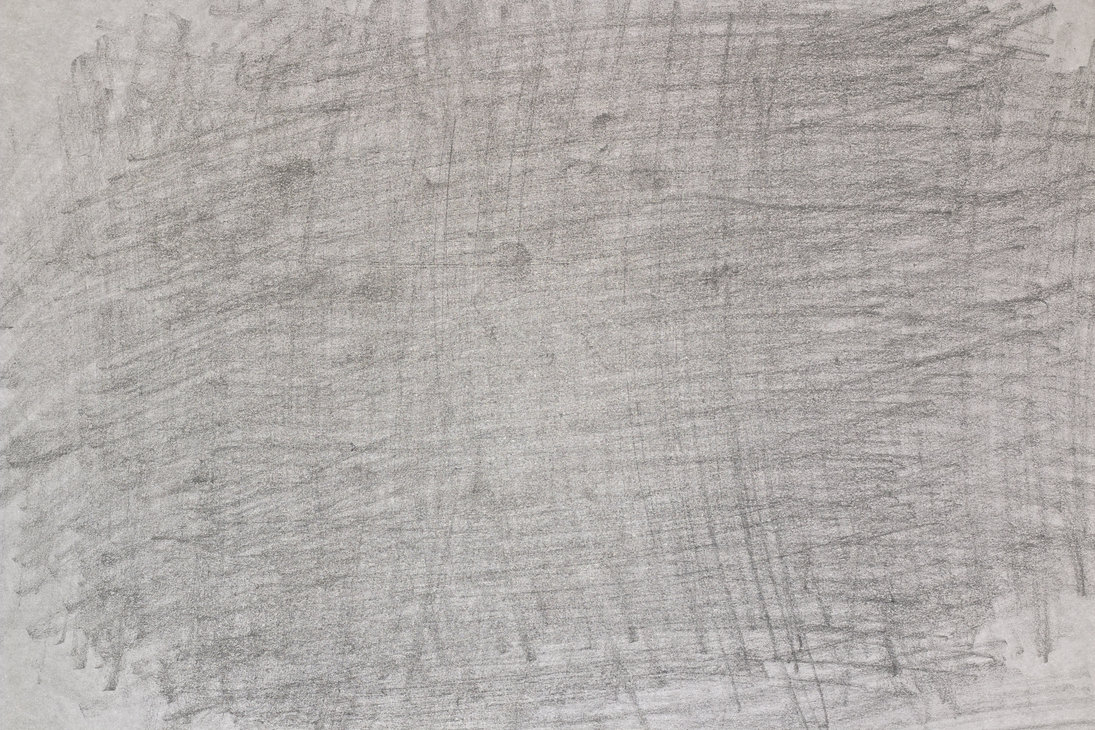
#> input picture traditional/pencils/pencil0.jpg, 1095 x 730 px; its folder holds only this picture in this run
$ python pencilTrans.py --input_path pencils/pencil0.jpg
#> lines starting #> are read from the running program, lines starting #| are printed output that depends on the picture
import os, sys
import cv2
import numpy as np
from scipy import ndimage
from scipy.sparse.linalg import cg
from skimage.transform import rotate
from scipy.sparse import spdiags, dia_matrix
import argparse

# [34 lines left out: function gen_pencil, not called in this run]

def gen_stroke(im, ks, width, dirNum, sks):

    ## Initialization
    H, W = im.shape

    ## Smoothing
    im = np.clip(im*255, 0, 255).astype(np.uint8)
    im = ndimage.median_filter(im, size=sks, mode='constant', cval=0)
    im = im.astype(float)/255.

    ## Image gradient
    imX = np.hstack([abs(im[:, :-1] - im[:, 1:]), np.zeros((H,1))])
    imY = np.vstack([abs(im[:-1, :] - im[1:, :]), np.zeros((1,W))])
    imEdge = imX + imY

    ## Convolution kernel with horizontal direction
    kerRef = np.zeros((ks*2+1, ks*2+1))
    kerRef[ks, :] = 1

    ## Classification
    response = np.zeros((H, W, dirNum))
    for n in range(dirNum):
        ker = rotate(kerRef, (n-1)*180/dirNum, order=1)
        response[:, :, n] = cv2.filter2D(imEdge, -1, ker)

    idx = response.argmax(axis=-1)
    #[~, index] = max(response, [], 3)

    ## Create the stroke
    C = np.zeros((H, W, dirNum))
    for n in range(dirNum):
        C[:, :, n] = imEdge * (idx == n)

    kerRef = np.zeros((ks*2+1, ks*2+1))
    kerRef[ks, :] = 1
    for n in range(width):
        if (ks - n) >= 0:
            kerRef[ks - n,:] = 1
        if (ks + n) <= (ks*2):
            kerRef[ks + n,:] = 1

    Spn = np.zeros((H, W, dirNum))
    for n in range(dirNum):
        ker = rotate(kerRef, (n-1)*180/dirNum, order=1)
        Spn[:, :, n] = cv2.filter2D(C[:, :, n], -1, ker)

    Sp = Spn.sum(axis=-1)
    Sp = (Sp - Sp.min()) / (Sp.max() - Sp.min())
    S = 1 - Sp

    return S


def hist_match(source, tHist):

    oldshape = source.shape
    source = source.ravel()

    s_values, bin_idx, s_counts = np.unique(source, return_inverse=True, return_counts=True)
    t_values = np.arange(256)
    #t_values, t_counts = np.unique(template, return_counts=True)

    s_quantiles = np.cumsum(s_counts).astype(float)
    s_quantiles /= s_quantiles[-1]
    t_quantiles = np.cumsum(tHist).astype(float)
    #t_quantiles /= t_quantiles[-1]

    interp_t_values = np.interp(s_quantiles, t_quantiles, t_values)

    return interp_t_values[bin_idx].reshape(oldshape)


def gen_tone_map(img, grp):
    ## Parameters
    Ub = 225
    Ua = 105
    Mud = 90
    DeltaB = 9
    DeltaD = 11

    # groups from dark to light
    if grp == 0:
        ## 1st group
        Omega3 = 42
        Omega2 = 29
        Omega1 = 29
    elif grp == 1:
        # 2nd group
        Omega3 = 52
        Omega2 = 37
        Omega1 = 11
    elif grp == 2:
        # 3rd group
        Omega3 = 76
        Omega2 = 22
        Omega1 = 2
    else:
        raise

    # Compute the target histgram
    histgramTarget = np.zeros(256)
    total = 0
    for i in range(256):
        if i < Ua or i > Ub:
            p = 0
        else:
            p = 1 / (Ub - Ua)

        histgramTarget[i] = (\
                Omega1 * 1/DeltaB * np.exp(-(255 - i) / DeltaB) + \
                    Omega2 * p + \
                    Omega3 * 1/np.sqrt(2 * np.pi * DeltaD) * np.exp(-(i - Mud)**2 / (2 * DeltaD**2))) * 0.01

        total = total + histgramTarget[i]
    histgramTarget = histgramTarget/total

    img = np.clip(img*255, 0, 255).astype(np.uint8)

    ## Histgram matching
    J = hist_match(img, histgramTarget)

    ## Smoothing
    J = cv2.blur(J, (10, 10))

    return J.astype(float)/255.

def pencilTrans(im_path, ks, swidth, dirNum, sks, gammaS, gammaI, grp, pencil_type, is_rgb):
#> called with im_path = 'pencils/pencil0.jpg', ks = 8, swidth = 1, dirNum = 8, sks = 3, gammaS = 1, gammaI = 1, grp = 0
    if is_rgb:
        img = cv2.imread("{0}".format(im_path), 1)
        img_yuv = cv2.cvtColor(img, cv2.COLOR_BGR2YCrCb)
        img_lum = img_yuv[:, :, 0]
    else:
        img = cv2.imread("{0}".format(im_path), 0)
        img_lum = img.copy()
    #cv2.imshow('0', img)
    im_path = im_path.split(".")[0]

    ## trans img into [0, 1]
    img_lum = img_lum.astype(float)/255.

    S = gen_stroke(img_lum, ks, swidth, dirNum, sks)
#> in gen_stroke, `idx = response.argmax(axis=-1)`:
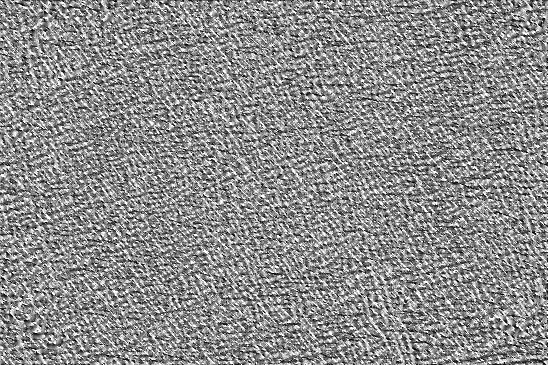
#> idx: shape (730, 1095) int64 (shown at 1/2 size); min 0, max 7, mean 3.85; drawn with min black and max white
#> in gen_stroke, `Sp = Spn.sum(axis=-1)`:
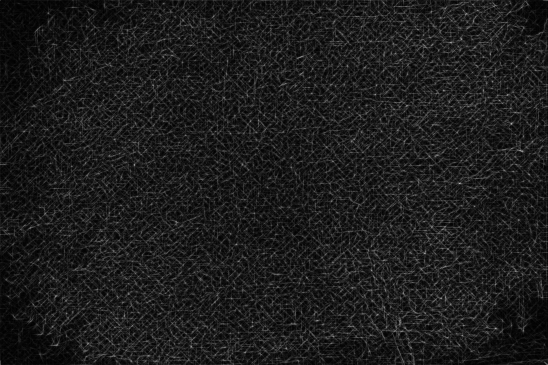
#> Sp: shape (730, 1095) float64 (shown at 1/2 size); min 9.2e-17, max 5.26, mean 0.591; drawn with min black and max white
#> in gen_stroke, `S = 1 - Sp`:
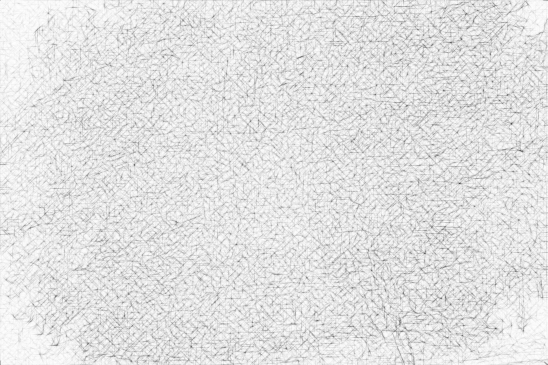
#> S: shape (730, 1095) float64 (shown at 1/2 size); min 0, max 1, mean 0.888
    S = S**gammaS
    S_tmp = np.clip(S*255, 0, 255).astype(np.uint8)
    cv2.imwrite("{0}-S.jpg".format(im_path), S_tmp)
    #cv2.imshow('1', (S*255).astype('uint8'))

    ## Generate the tone map
    J = gen_tone_map(img_lum, grp)
#> in hist_match, `s_values, bin_idx, s_counts = np.unique(source, return_inverse=True, r..`: s_values = 158 values from 69 to 244; s_counts = 158 values, max 17141 at index 97, min 1 at index 0, mean 5059.2
#> in hist_match, `s_quantiles = np.cumsum(s_counts).astype(float)`: s_quantiles = 158 values from 1 to 799350
#> in hist_match, `s_quantiles /= s_quantiles[-1]`: s_quantiles = 158 values from 1.25e-06 to 1
#> in hist_match, `interp_t_values = np.interp(s_quantiles, t_quantiles, t_values)`: interp_t_values = 158 values from 38.49 to 255
#> in gen_tone_map, `J = cv2.blur(J, (10, 10))`:
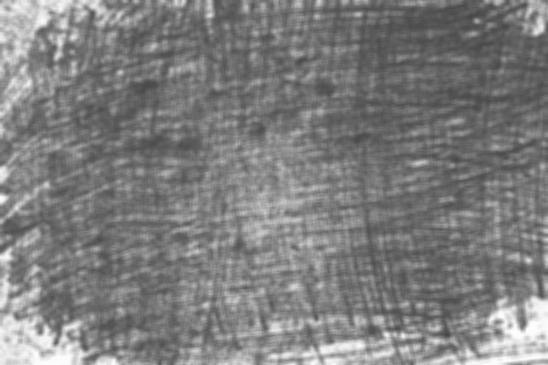
#> J: shape (730, 1095) float64 (shown at 1/2 size); min 69.85, max 253.8, mean 126.2
    J = J**gammaI
    #cv2.imshow('2', (J*255).astype('uint8'))
    J_tmp = np.clip(J*255, 0, 255).astype(np.uint8)
    cv2.imwrite("{0}-J.jpg".format(im_path), J_tmp)
    # mask for DeepNormal
    J_rev_tmp = 255 - J_tmp
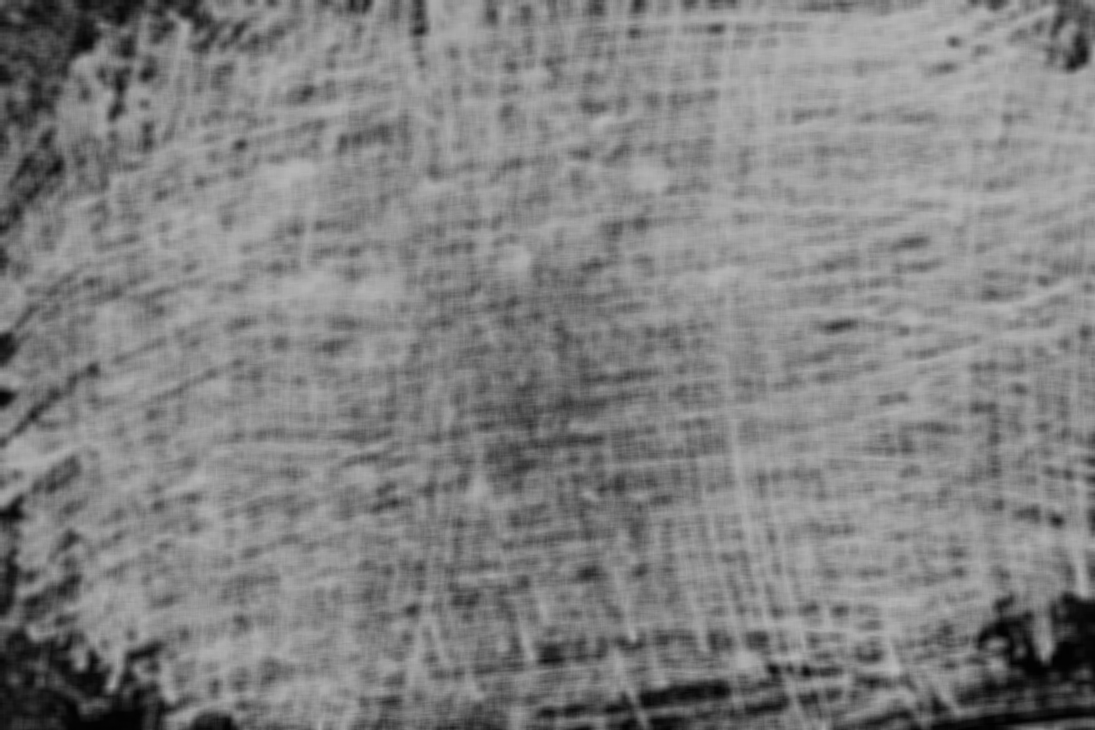
#> J_rev_tmp: shape (730, 1095); min 2, max 186, mean 129.3
    # mask_threshold = 256 / 4
    # J_rev_tmp = np.where(J_rev_tmp < mask_threshold, 0, J_rev_tmp)
    cv2.imwrite("{0}-Jrev.jpg".format(im_path), J_rev_tmp)

    ## Read the pencil texture
    P = cv2.imread('pencils/pencil%d.jpg'%pencil_type, 0)
#> (the run stopped early here; a loop or call above may not have finished)

$ run again, on traditional/pencils/pencil2.jpg
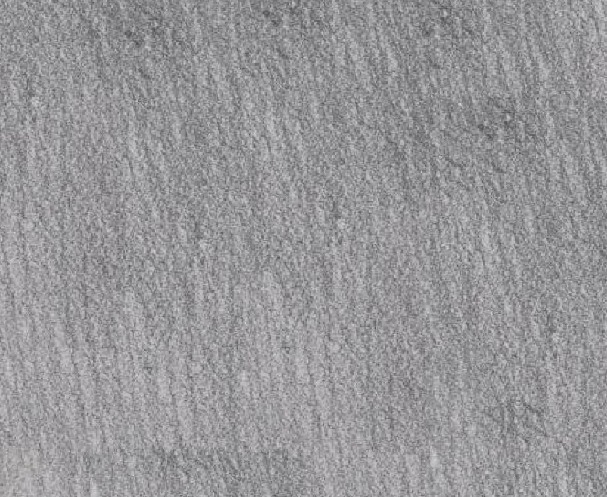
#> input picture traditional/pencils/pencil2.jpg, 607 x 497 px
#> in gen_stroke, `S = 1 - Sp`:
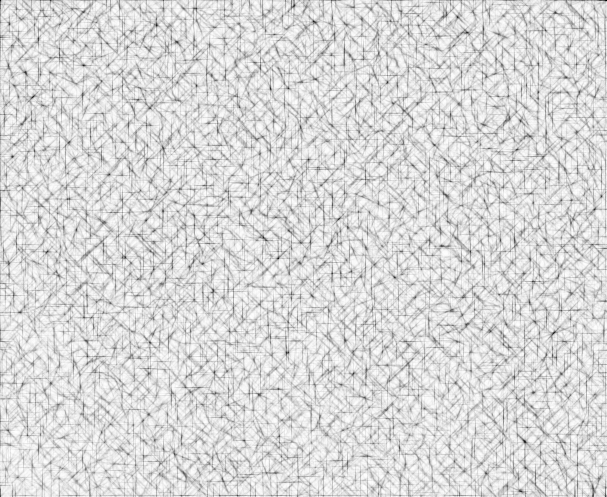
#> S: shape (497, 607) float64; min 0, max 1, mean 0.851
#> s_values = 139 values from 74 to 214; s_counts = 139 values, max 6389 at index 79, min 1 at index 1, mean 2170.4
#> in hist_match, `s_quantiles = np.cumsum(s_counts).astype(float)`: s_quantiles = 139 values from 2 to 301679
#> in hist_match, `s_quantiles /= s_quantiles[-1]`: s_quantiles = 139 values from 6.63e-06 to 1
#> interp_t_values = 139 values from 42.42 to 255
#> in pencilTrans, `J_rev_tmp = 255 - J_tmp`:
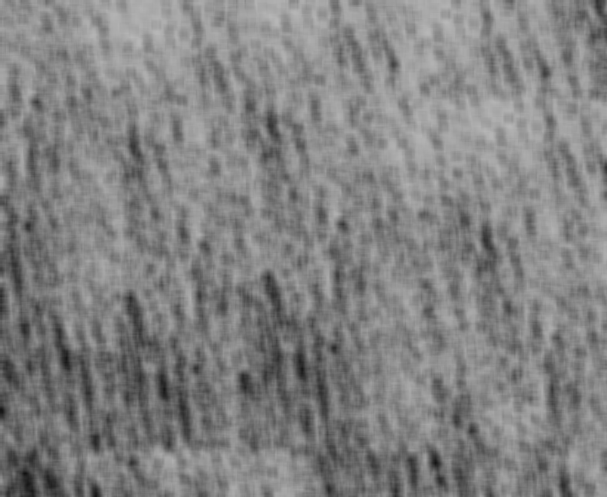
#> J_rev_tmp: shape (497, 607); min 17, max 184, mean 129.5
